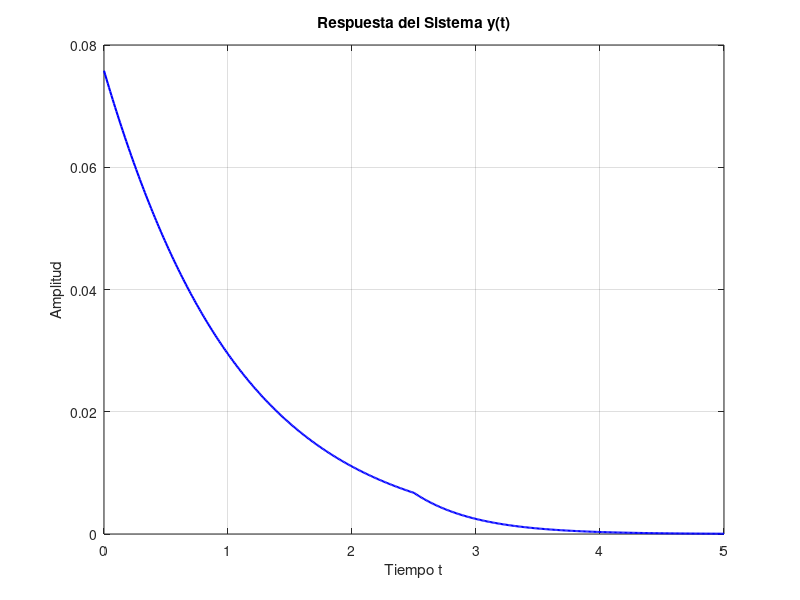

This chart was generated by the following MATLAB code:
% Parámetros
alpha = 1;
beta = 2;
t = 0:0.01:5;

% Funciones
x_t = exp(-alpha * t) .* (t >= 0);
h_t = exp(-beta * t) .* (t >= 0);

% Convolución
y_t = conv(x_t, h_t, 'same') * 0.01;

% Gráfica
figure;
plot(t, y_t, 'b', 'LineWidth', 1.5);
grid on;
title('Respuesta del Sistema y(t)');
xlabel('Tiempo t');
ylabel('Amplitud');
